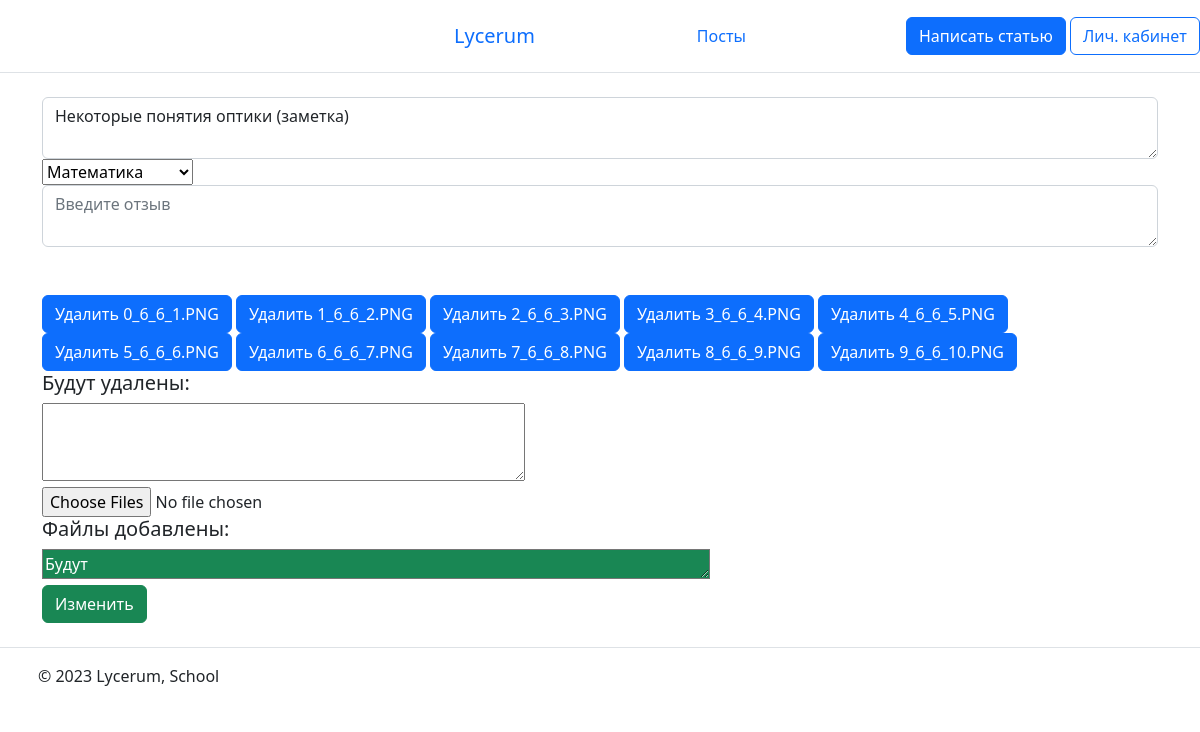
The page /posts_record/6 (signed in) on the database its author committed.
### webapp/models.py (models this page shows, shortened)
class Record(db.Model):
    __tablename__ = 'record'
    id = db.Column(db.Integer, primary_key=True)
    user_id = db.Column(db.Integer, db.ForeignKey('user.id'), nullable=False)
    users = db.relationship('User',
                            backref=db.backref('user', lazy='joined'),
                            lazy=True)
    title = db.Column(db.String(50), nullable=False)
    subject = db.Column(db.String, nullable=False)
    text = db.Column(db.Text, nullable=False)
    sum_of_files = db.Column(db.Integer, default=0)
    date = db.Column(db.DateTime, default=datetime.utcnow)

class Files(db.Model):
    __tablename__ = 'files'
    id = db.Column(db.Integer, primary_key=True)
    record_id = db.Column(db.Integer, db.ForeignKey('record.id'), nullable=False)
    records = db.relationship('Record',
                              backref=db.backref('record', lazy='joined'),
                              lazy=True)
    filename = db.Column(db.String, nullable=False)
    path_to_explorer = db.Column(db.String, nullable=False)
    format = db.Column(db.String, nullable=False)

### webapp/routs.py (the view, shortened to what this page needs)
@app.route('/posts_record/<int:id>', methods=['POST', 'GET'])
@login_required
def change_record(id):
    record = Record.query.get(id)
    files = Files.query.filter_by(record_id=record.id).all()
    total_p = 0
    total_files = len(files)
    for i in files:
        total_p += os.path.getsize(os.path.join('webapp', 'static', 'files', i.filename))
    return render_template('change_record.html',
                           item=record,
                           files=files,
                           maximum=MAX_CONTENT_LENGTH,
                           maximum_quantity=MAXIMUM_QUANTITY,
                           total_p=total_p,
                           total_files=total_files
                           )

### webapp/models.py (called while the page is built)
@manager.user_loader
def load_user(user_id):
    return User.query.get(user_id)

### webapp/routs.py (called while the page is built)
@app.after_request
def redirect_to_signin(response):
    if response.status_code == 401:
        return redirect(url_for('login_page') + '?next=' + request.url)
    return response

### webapp/templates/change_record.html (shortened to what this page needs)
{% extends 'base.html' %}
{% block body %}
<form method="post" enctype="multipart/form-data">
    <textarea name="title" class="form-control" placeholder="Введите заголоаок" maxlength="50">{{ item.title }}</textarea>
    <select name="subject">
      <option value="math">Математика</option>
    </select>
    <textarea name="text" class="form-control" placeholder="Введите отзыв">{{ item.text }}</textarea><br>
    <br>
    {% for file in files %}
        <button value="{{ file.filename }}" type="button" class="btn btn-primary" name="{{ file.filename }}"
                id="{{ file.filename }}">Удалить {{ file.filename }}</button>
    {% endfor %}
    <br>
    <h5>Будут удалены:</h5>
    <textarea id="output" name="output" inert rows="3" cols="50"></textarea>
    <br>
    <input type="file" id="files" name="files" value="Добавить файлы" multiple>
    <h5>Файлы добавлены:</h5>
    <textarea inert rows="1" cols="70" id="add_files" name="add_files" class="bg-success text-white">Будут</textarea>
    <br>
    <input type="submit" class="btn btn-success" name="create_btn" value="Изменить">
</form>
{% endblock %}

### rows shown on the page
Record: title "Некоторые понятия оптики (заметка)"
Files: filename "0_6_6_1.PNG"
Files: filename "1_6_6_2.PNG"
Files: filename "2_6_6_3.PNG"
Files: filename "3_6_6_4.PNG"
Files: filename "4_6_6_5.PNG"
Files: filename "5_6_6_6.PNG"
Files: filename "6_6_6_7.PNG"
Files: filename "7_6_6_8.PNG"
Files: filename "8_6_6_9.PNG"
Files: filename "9_6_6_10.PNG"
